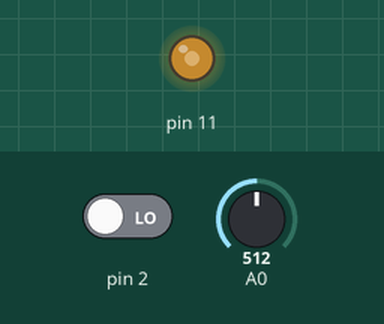
This sketch was run on a simulated Arduino Uno, built with avr-gcc and run on an emulated ATmega328P. On the bench: output pins drawn as LEDs (lit = HIGH). The inputs (shaded band) are chosen by the test bench; at power-on: A0 = 512, pin 2 LOW. What the sketch prints to the serial monitor is not drawn.

Above: at 1.2 s.
1.3 s: A0 set to 716
At 2.0 s:
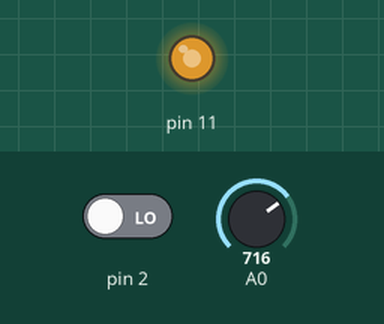
2.8 s: A0 set to 900
At 3.3 s:
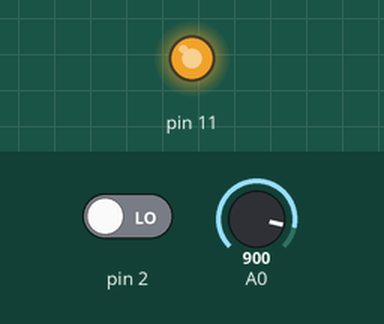
4.3 s: A0 set to 122
At 4.6 s:
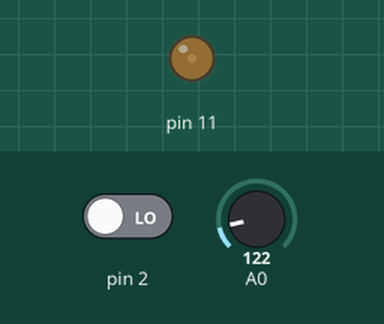
5.8 s: A0 set to 0
At 7.0 s:
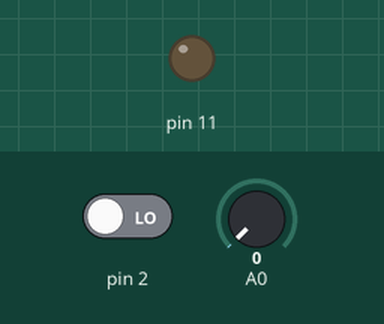
7.3 s: A0 set to 511
At 8.4 s:
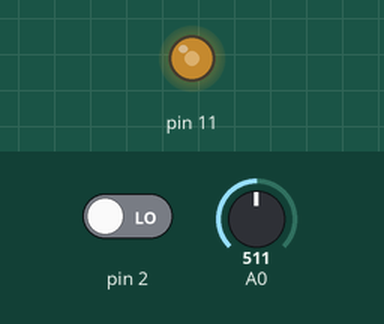
Timing chart, 0 to 9.8 s (numbered marks = the images above; inputs shaded):
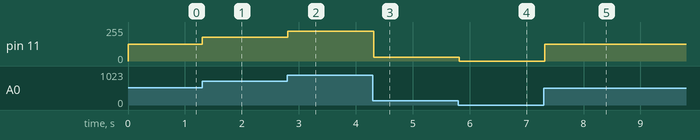

Measured:
- after the input at 1.3 s, pin 11: 127/255 → 178/255 at once
- after the input at 2.8 s, pin 11: 178/255 → 224/255 at once
- after the input at 4.3 s, pin 11: 224/255 → 30/255 at once
- after the input at 5.8 s, pin 11: 30/255 → 0/255 at once
- after the input at 7.3 s, pin 11: 0/255 → 127/255 at once

The sketch:

analogExam2.ino
```cpp
int time = 1000;
void setup() {
  Serial.begin(9600);
  pinMode(11, OUTPUT);
  pinMode(2,INPUT);
}

void loop() {
  int pin2state = digitalRead(2);
  Serial.println(pin2state);
  int readValue = analogRead(A0);
  // 평가할 기준이 되는 변수, 변수의 최소값, 변수의 최대값, 적욕할 값의 최솟값, 적용하 값의 최대값
  //                      -------------------------------------------------------
  //                      실제 변수가 갖는 값의 범위    변활할 값의 범위
  int convertValue = map(readValue,0,1023,0,255);
//  Serial.println(convertValue);
  analogWrite(11,convertValue);
  delay(100);
}
```
